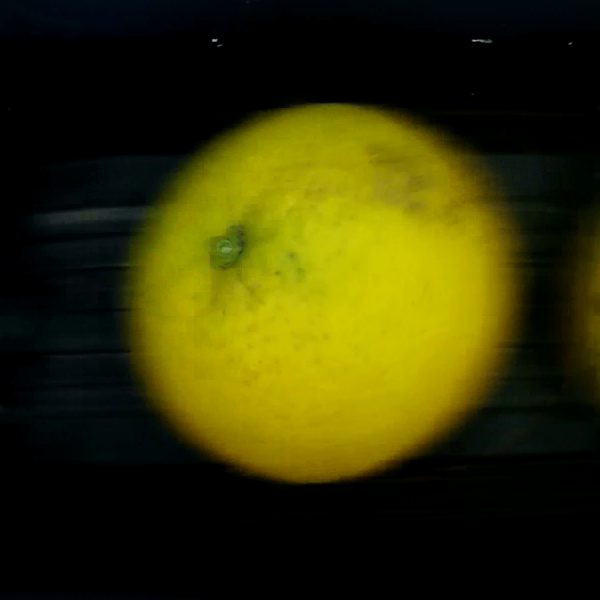
#> input picture Diaps/15.png, 600 x 600 px
$ python cvt.py
#> lines starting #> are read from the running program, lines starting #| are printed output that depends on the picture
import cv2
import numpy

img = cv2.imread("15.png")
#> img is the input picture: shape (600, 600, 3); mean B, G, R 2.6, 51.6, 53.1
g = cv2.imread("15.png",0)
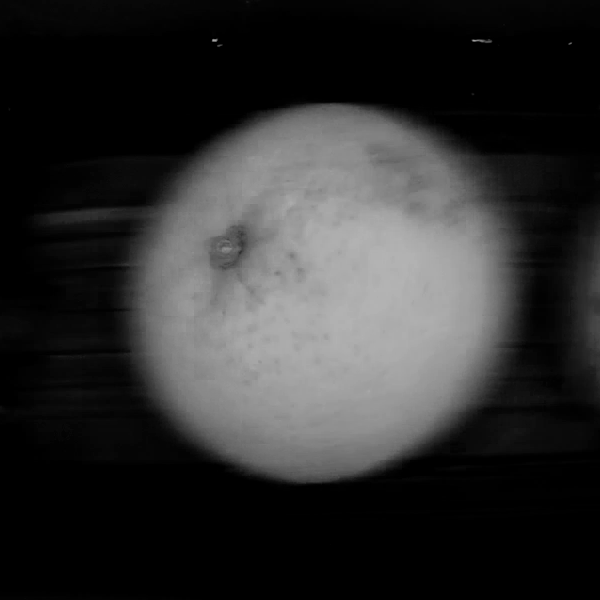
#> g: shape (600, 600); min 0, max 181, mean 46.2
hsv = cv2.cvtColor(img, cv2.COLOR_BGR2HSV)
#> hsv: shape (600, 600, 3); mean H, S, V 33, 153.6, 55.4

h,s,v = cv2.split(hsv)
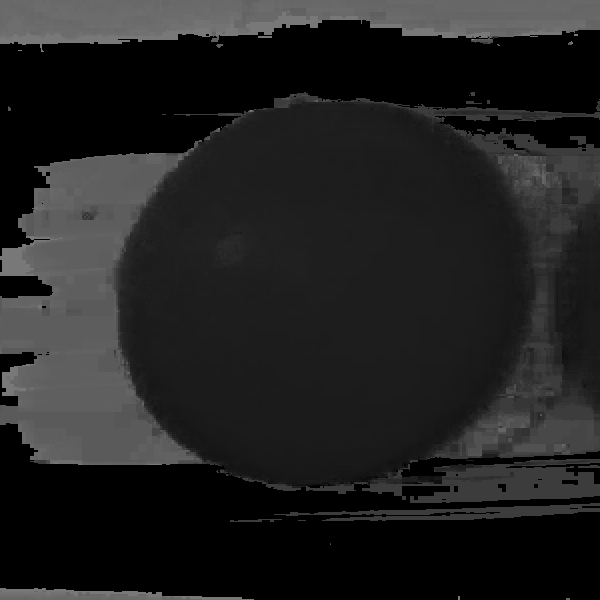
#> h: shape (600, 600); min 0, max 143, mean 33
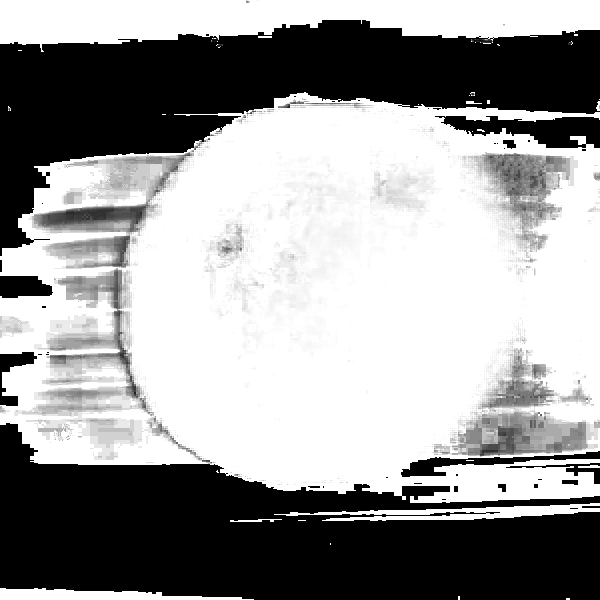
#> s: shape (600, 600); min 0, max 255, mean 153.6
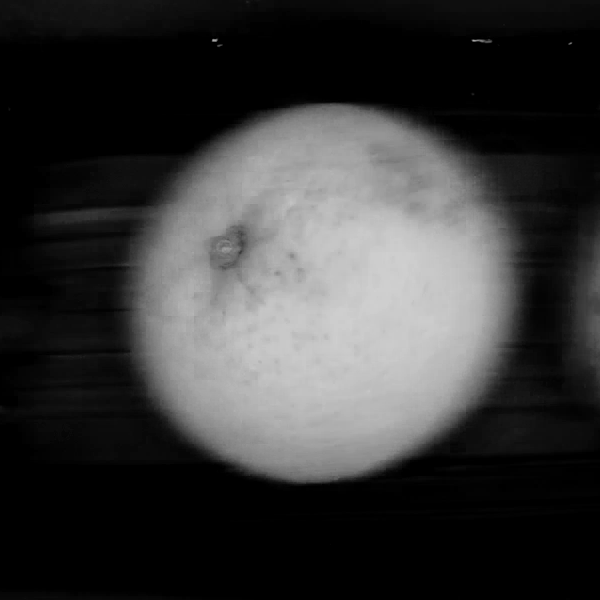
#> v: shape (600, 600); min 0, max 209, mean 55.4

cv2.imwrite("h.png",h)
cv2.imwrite("s.png",s)
cv2.imwrite("v.png",v)
cv2.imwrite("g.png",g)

$ run again, with Diaps/0.png copied over Diaps/15.png
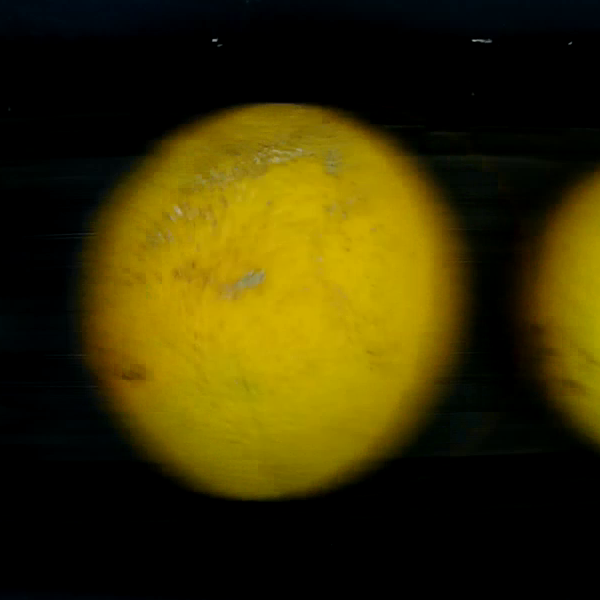
#> input picture Diaps/0.png, 600 x 600 px
#> img is the input picture: shape (600, 600, 3); mean B, G, R 1.6, 47.9, 57.3
#> hsv: shape (600, 600, 3); mean H, S, V 26.2, 151.9, 58.4
#> `h,s,v = cv2.split(hsv)`:
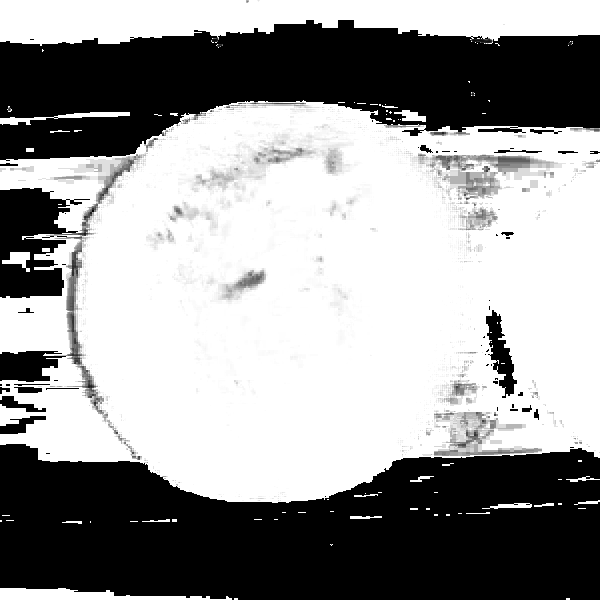
#> s: shape (600, 600); min 0, max 255, mean 151.9
#> `h,s,v = cv2.split(hsv)`:
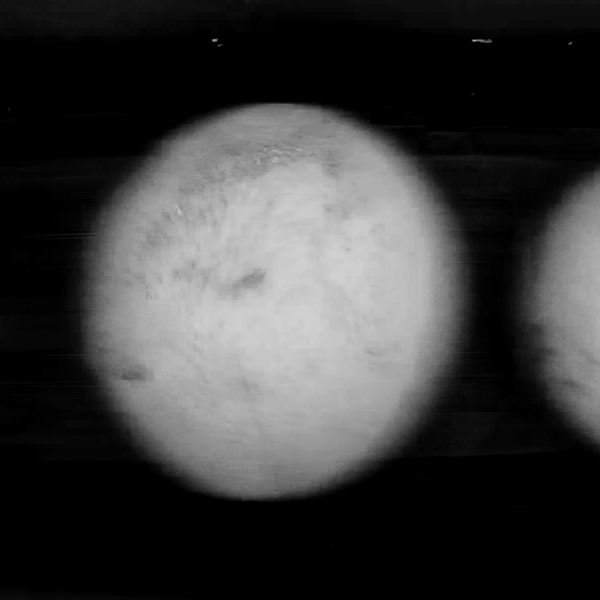
#> v: shape (600, 600); min 0, max 209, mean 58.4
